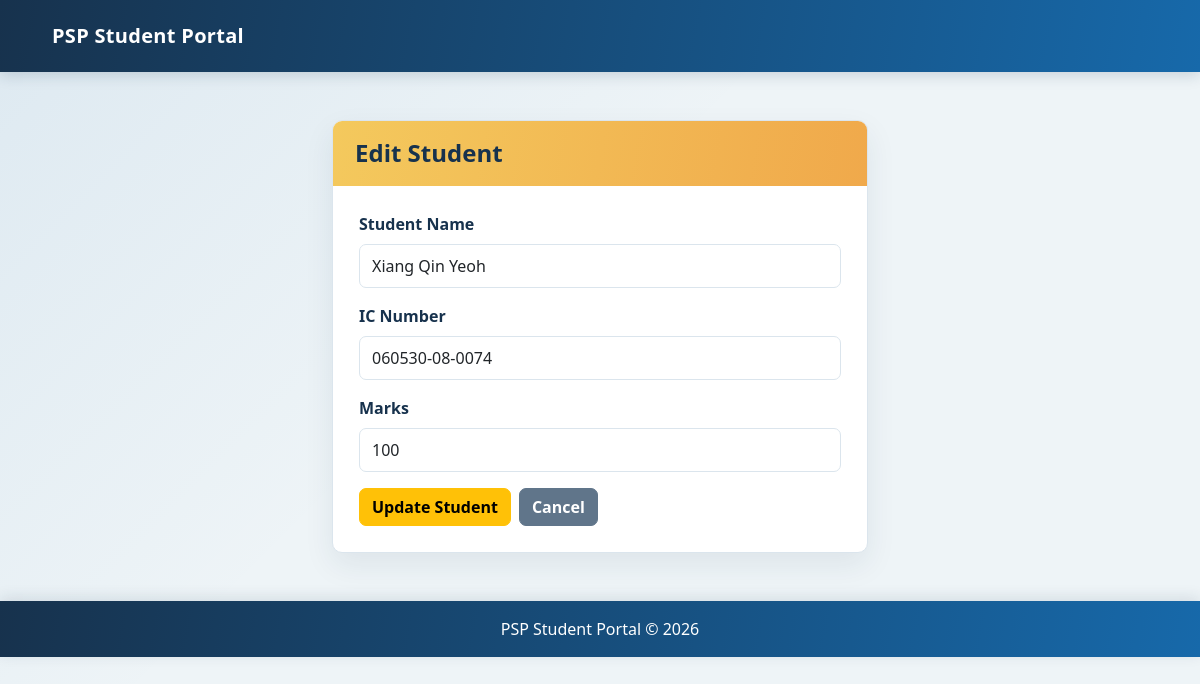
The app's page /controllers/StudentController.php?action=edit&id=17 (signed in) with its own data.
### tables this page shows
CREATE TABLE `students` (
  `id` int(11) NOT NULL,
  `name` varchar(100) NOT NULL,
  `ic` varchar(20) NOT NULL,
  `marks` int(11) NOT NULL
);

### models/Student.php (called while the page is built, shortened)
<?php
require_once __DIR__ . '/../config/database.php';
class Student
{
    private $conn;
    public function __construct()
    {
        global $conn;
        $this->conn = $conn;
    }
    public function getStudentById($id)
    {
        $sql = "SELECT * FROM students WHERE id = :id";
        $stmt = $this->conn->prepare($sql);
        $stmt->bindParam(':id', $id, PDO::PARAM_INT);
        $stmt->execute();
        return $stmt->fetch(PDO::FETCH_ASSOC);
    }
}
?>

### views/students/edit.php (the view, shortened to what this page needs)
<?php
require_once __DIR__ . '/../includes/header.php';
?>
<div class="container mt-5">
    <div class="row justify-content-center">
        <div class="col-md-6">
            <div class="card shadow">
                <div class="card-header bg-warning">
                    <h4 class="mb-0">Edit Student</h4>
                </div>
                <div class="card-body">
                    <form method="POST"
                          action="../controllers/StudentController.php?action=edit&id=<?= (int) $student['id'] ?>"
                          onsubmit="return validateEditForm();"
                          novalidate>
                        <div class="mb-3">
                            <label for="name" class="form-label">Student Name</label>
                            <input type="text"
                                   class="form-control"
                                   id="name"
                                   name="name"
                                   maxlength="100"
                                   value="<?= htmlspecialchars($student['name']) ?>"
                                   required>
                        </div>
                        <div class="mb-3">
                            <label for="ic" class="form-label">IC Number</label>
                            <input type="text"
                                   class="form-control"
                                   id="ic"
                                   name="ic"
                                   maxlength="14"
                                   pattern="[0-9]{6}-[0-9]{2}-[0-9]{4}"
                                   value="<?= htmlspecialchars($student['ic']) ?>"
                                   placeholder="e.g. 010101-07-0902"
                                   required>
                        </div>
                        <div class="mb-3">
                            <label for="marks" class="form-label">Marks</label>
                            <input type="number"
                                   class="form-control"
                                   id="marks"
                                   name="marks"
                                   value="<?= htmlspecialchars($student['marks']) ?>"
                                   min="0"
                                   max="100"
                                   step="1"
                                   required>
                        </div>
                        <div class="d-flex gap-2">
                            <button type="submit" class="btn btn-warning">Update Student</button>
                            <a href="../controllers/StudentController.php?action=index" class="btn btn-secondary">Cancel</a>
                        </div>
                    </form>
                </div>
            </div>
        </div>
    </div>
</div>
<?php
require_once __DIR__ . '/../includes/footer.php';
?>

### public/style.css (style rules this page uses)
:root { --portal-ink: #17324d; --portal-muted: #68798c; --portal-blue: #1769aa; --portal-teal: #168f91; --portal-surface: #ffffff; --portal-line: #dbe5ed; --portal-background: #eef4f7; }
body { min-height: 100vh; color: var(--portal-ink); background: linear-gradient(135deg, rgba(23, 105, 170, 0.08), transparent 42%), var(--portal-background); font-family: "Segoe UI", sans-serif; }
.container { max-width: 1120px; }
.card { overflow: hidden; border: 1px solid var(--portal-line); border-radius: 10px; background: var(--portal-surface); box-shadow: 0 12px 30px rgba(23, 50, 77, 0.08) !important; }
.card-header { padding: 18px 22px; border: 0; background: linear-gradient(100deg, var(--portal-blue), var(--portal-teal)) !important; }
.card-header.bg-warning { color: #17324d; background: linear-gradient(100deg, #f4c95d, #f0a94b) !important; }
.card-body { padding: 26px; }
h2, h4 { font-weight: 700; }
.form-label { color: var(--portal-ink); font-weight: 600; }
.form-control { min-height: 44px; border: 1px solid var(--portal-line); border-radius: 7px; }
.btn { border-radius: 7px; font-weight: 600; }
.btn-secondary { border-color: #60758a; background: #60758a; }

### records on screen
students: name "Xiang Qin Yeoh", ic "060530-08-0074", marks "100"
